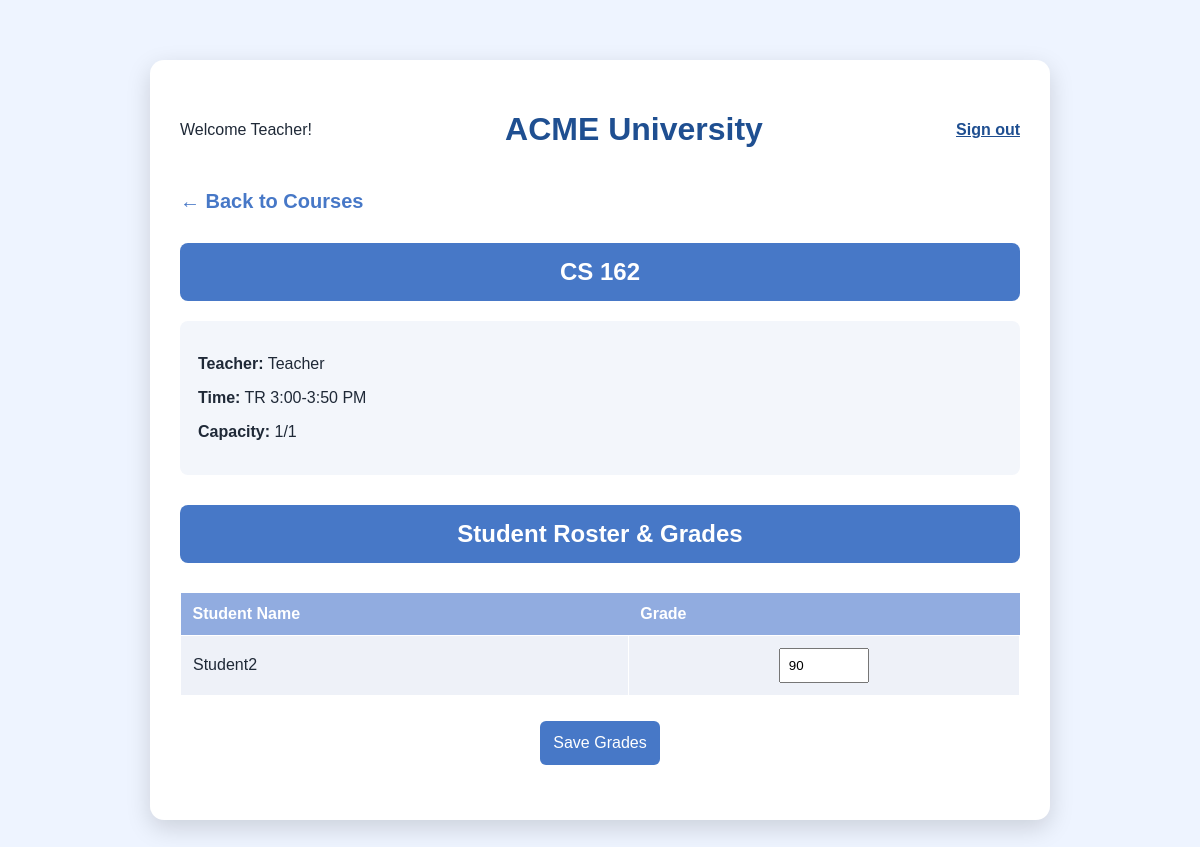
The page /course/4 on the database its author committed.
### app.py (models this page shows)
class Course(db.Model):
    id = db.Column(db.Integer, primary_key=True) #course ID
    name = db.Column(db.String(100)) #course name
    teacher = db.Column(db.String(100)) #course teacher
    time = db.Column(db.String(100)) #course times
    capacity = db.Column(db.Integer) #course capacity
    enrollments = db.relationship("Enrollment", backref="course") #number of enrollments

class Enrollment(db.Model):
    id = db.Column(db.Integer, primary_key=True)
    student_id = db.Column(db.Integer, db.ForeignKey("user.id"))
    course_id = db.Column(db.Integer, db.ForeignKey("course.id"))
    grade = db.Column(db.Integer)

class User(db.Model):
    id = db.Column(db.Integer, primary_key=True)
    username = db.Column(db.String(50))
    password = db.Column(db.String(50))
    name = db.Column(db.String(100))
    role = db.Column(db.String(20))

### app.py (the view)
@app.route("/course/<int:course_id>", methods=["GET", "POST"])
def course(course_id):
    course = Course.query.get(course_id)
    enrollments = Enrollment.query.filter_by(course_id=course_id).all()
    if request.method == "POST":
        for enrollment in enrollments:
            grade = request.form.get(str(enrollment.id))
            enrollment.grade = int(grade)
        db.session.commit()
        return redirect(url_for("course", course_id=course_id))
    students = []
    for enrollment in enrollments:
        student = User.query.get(enrollment.student_id)
        students.append((enrollment, student))
    return render_template(
        "course.html",
        course=course,
        students=students
    )

### templates/course.html (shortened to what this page needs)
<!DOCTYPE html>
<html>
<head>
    <link rel="stylesheet" href="/static/style.css">
</head>
<body>
<div class="container">
    <header>
        <p>Welcome Teacher!</p>
        <h1>ACME University</h1>
        <a href="/logout">Sign out</a>
    </header>
    <a class="back" href="/teacher">← Back to Courses</a>
    <h2>{{ course.name }}</h2>
    <div class="course-info">
        <p><strong>Teacher:</strong> {{ course.teacher }}</p>
        <p><strong>Time:</strong> {{ course.time }}</p>
        <p><strong>Capacity:</strong> {{ course.enrollments|length }}/{{ course.capacity }}</p>
    </div>
    <h2>Student Roster & Grades</h2>
    <form method="POST">
        <table>
            <tr>
                <th>Student Name</th>
                <th>Grade</th>
            </tr>
            {% for enrollment, student in students %}
            <tr>
                <td>{{ student.name }}</td>
                <td>
                    <input type="number" name="{{ enrollment.id }}" value="{{ enrollment.grade }}">
                </td>
            </tr>
            {% endfor %}
        </table>
        <button class="save-btn" type="submit">Save Grades</button>
    </form>
</div>
</body>
</html>

### static/style.css (style rules this page uses)
* { box-sizing: border-box; }
body { margin: 0; font-family: Arial, Helvetica, sans-serif; background-color: #eef4ff; color: #1f2937; }
.login-card button, button { padding: 13px; background-color: #4778c7; color: white; border: none; border-radius: 6px; font-size: 16px; cursor: pointer; }
.container { width: 900px; margin: 60px auto; background-color: white; border-radius: 14px; box-shadow: 0 8px 25px rgba(0, 0, 0, 0.15); padding: 30px; }
header { display: flex; justify-content: space-between; align-items: center; }
header h1 { color: #1f4f91; }
header a { color: #1f4f91; font-weight: bold; }
h2 { text-align: center; background-color: #4778c7; color: white; padding: 15px; border-radius: 8px; margin-top: 30px; }
.course-info { background-color: #f3f6fb; padding: 18px; border-radius: 8px; margin-top: 20px; }
table { width: 100%; border-collapse: collapse; margin-top: 30px; }
th { background-color: #91ace0; color: white; padding: 12px; text-align: left; }
td { background-color: #d5dbec; padding: 12px; border: 1px solid white; }
tr:nth-child(even) td { background-color: #eef1f8; }
td:last-child { text-align: center; }
.back { display: inline-block; margin-top: 20px; font-size: 20px; text-decoration: none; color: #4778c7; font-weight: bold; }
input[type="number"] { width: 90px; padding: 8px; }
.save-btn { display: block; margin: 25px auto; }

### rows shown on the page
Course: name "CS 162", teacher "Teacher", time "TR 3:00-3:50 PM", capacity "1"
Enrollment: name "Student2", grade "90"

### other values the page prints
{{ course.enrollments|length }} "1"
